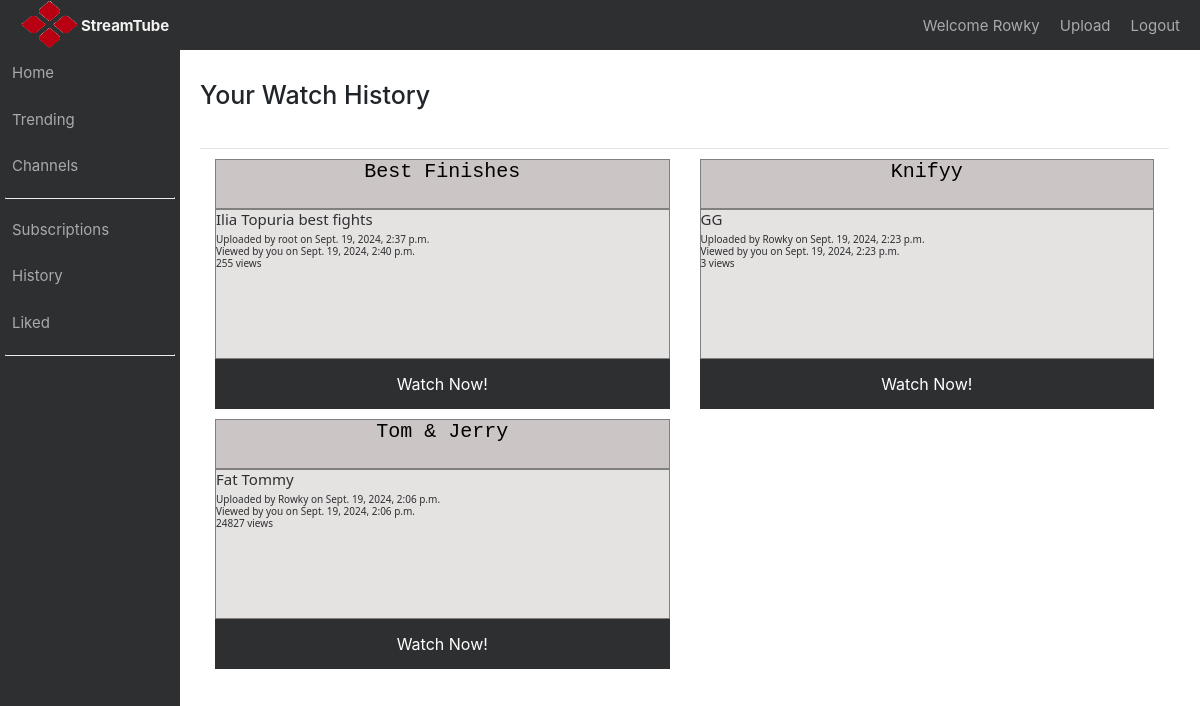
Screenshot of /watch_history/ (signed in) with the database file from the repository.
### youtube/models.py (models this page shows)
class Video_View(models.Model):
    user = models.ForeignKey('auth.User', on_delete=models.CASCADE)
    video = models.ForeignKey(Video, on_delete=models.CASCADE)
    datetime = models.DateTimeField(default=timezone.now)

class Video(models.Model):
    title = models.CharField(max_length=30)
    description = models.TextField(max_length=300)
    path = models.CharField(max_length=60)
    datetime = models.DateTimeField(blank=False, null=False) #todo: auto_now=True
    user = models.ForeignKey('auth.User', on_delete=models.CASCADE)
    number_of_views = models.IntegerField(blank=True, default=0)

### youtube/views.py (the view)
# urls.py: path('watch_history/', views.watch_history, name = 'watch_history'),
def watch_history(request):
    context = {}
    if request.user.is_authenticated:
        views = Video_View.objects.filter(user = request.user).order_by('-datetime')
        context['views'] = views
    try:
        channel = Channel.objects.filter(user__username = request.user).get().channel_name != ""
        print(channel)
        context['channel'] = channel
    except Channel.DoesNotExist:
        channel = False
    return render(request, "watch_history.html", context)

### youtube/templates/watch_history.html (shortened to what this page needs)
{% extends "parent.html" %}
{% block body %}
	<div class="video_area">
		<div class="ad_area">
            <h1>Your Watch History</h1>
            <br>
            <hr>
            {% if user.is_authenticated %}
                {% for view in views %}
                    <div class = "video_advertisement col-md-6">
                        <div class="video_title">
                            <h2 align="center" style="font-family: Courier New">{{ view.video.title }}</h2>
                        </div>
                        <div class="video_description">
                            <h4 align="left">{{ view.video.description }}</h5>
                            <h6 align="left, bottom" style="position: relative; float:bottom; margin-bottom:0px">Uploaded by {{ view.video.user }} on {{ view.video.datetime }}</h6>
                            <h6 align="left, bottom" style="position: relative; float:bottom; margin-bottom:0px">Viewed by you on {{ view.datetime }}</h6>
                            <h6 align = "left">{{ view.video.number_of_views }} views</h6>
                        </div>
                        <div class="watch_now">
                            <a href="/video/{{ view.video.id }}/{{ 1 }}/"><button class="button button5">Watch Now!</button></a>
                        </div>
                    </div>
                {% endfor %}
            {% else %}
                <h2>Sign in to view your watch history</h2>
            {% endif %}
        </div>
    </div>
{% endblock %}

### youtube/templates/parent.html (shortened to what this page needs)
<!doctype html>
<html>
    <head>
        {% load static %}
        <link rel='stylesheet' href="{% static 'css/homepage.css' %}">
        <link rel="stylesheet" href="//maxcdn.bootstrapcdn.com/bootstrap/3.2.0/css/bootstrap.min.css">
        <link rel="stylesheet" href="//maxcdn.bootstrapcdn.com/bootstrap/3.2.0/css/bootstrap-theme.min.css">
        <link rel="stylesheet" href="https://maxcdn.bootstrapcdn.com/bootstrap/3.3.7/css/bootstrap.min.css">
        <link rel="stylesheet" href="https://stackpath.bootstrapcdn.com/bootstrap/4.1.3/css/bootstrap.min.css">
    </head>
    <body style='background-color:"#414040"'>
            <div class="navbar_top">
                <div class="navbar_top_left">
                    <ul class="Ytlogo">
                        <li><a href="/"><img src="/static/images/logo.png" width='60px' height='50px' alt="image is here!!"></a></li>
                    </ul>
                    <ul class="Ythead">
                        <li><a href="/"><b>StreamTube</b></a></li>
                    </ul>
                </div>
                <div class="navbar_top_right">
                    {% if user.is_authenticated %}
                    <ul class="top_right_content">
                        <li><a href="/logout">Logout</a></li>
                    </ul>
                        {% if channel %}
                        <ul class="top_right_content">
                            <li><a class="{% if request.path == '/new_video' %} active {% endif %}" href="/new_video">Upload</a></li>
                        </ul>
                        <ul class="top_right_content">
                            <li><a href="/{{ user }}/channel">Welcome {{ user }}</a></li>
                        </ul>
                        {% else %}
                        <ul class="top_right_content">
                            <li><a href="/createchannel">Create Channel</a></li>
                        </ul>
                        {% endif %}
                    {% endif %}
                </div>
            </div>
            <div class="navbar_left">
                <div class="vertical-menu">
                    <a href="/">Home</a>
                    <a href="{% url 'trending' %}">Trending</a>
                    <a href="{% url 'channels_list' %}">Channels</a>
                    <hr class="horizontal_line">
                    <a href="{% url 'subscriptions' %}">Subscriptions</a>
                    <a href="{% url 'watch_history' %}">History</a>
                    <a href="{% url 'liked_videos' %}">Liked</a>
                    <hr class="horizontal_line">
                </div>
            </div>
            {% block body %}
            {% endblock %}
    </body>
</html>

### youtube/static/css/homepage.css (style rules this page uses)
* { padding: 0; margin: 0; font-size: 15px; }
.navbar_top { background-color: #2e2f30; padding: 0px; margin: 0px; width: 100%; height:50px; }
.navbar_top_left { position: fixed; background-color: #2e2f30; height: 100%; width: 15%; }
.navbar_top_right { float: right; background-color: #2e2f30; height: 100%; width: 30%; }
.Ytlogo { float: left; list-style: none; padding-left: 20px; }
.Ythead { float: left; list-style: none; padding-left: 1px; padding-top: 15px; }
.Ythead a { color: #f2f2f2; text-decoration: none; }
.navbar_left { float: left; background-color: #2e2f30; padding: 0; margin: 0; width: 15%; position: fixed; height: 100%; overflow: auto; }
.video_area { float: right; background-color: white; padding: 0; margin: 0; width: 85%; }
.horizontal_line { display: block; margin-top: 0.5em; margin-bottom: 0.5em; margin-left: 5px; margin-right: 5px; border-style: inset; border-width: 0.5px; color: white; }
.ad_area { float: top; background-color: white; width: 95%; margin-left: 20px; margin-right: 20px; margin-top: 30px; height: 250px; }
.video_advertisement { height: 100%; width: 35%; margin-left: 0px; margin-top: 0px; margin-bottom: 10px; background-color: white; }
.top_right_content { float: right; list-style: none; margin-right: 20px; margin-top: 15px; }
.top_right_content a { color:#a9aaaf; text-decoration: none; }
.vertical-menu { width: 100%; }
.vertical-menu a { background-color: #2e2f30; color: #a9aaaf; display: block; padding: 12px; text-decoration: none; }
.video_title { float: top; width: 100%; height: 20%; background-color: rgb(204, 197, 197); border: 1px solid gray; color: black; box-shadow: #2e2f30 10px; }
.video_description { float: top; width: 100%; height: 60%; border: 1px solid gray; background-color: rgb(229, 226, 226); color: #2e2f30; font-family: 'Segoe UI', Tahoma, Geneva, Verdana, sans-serif; }
.watch_now { float: top; width: 100%; height: 20%; }
.watch_now a { background-color: red; }
.watch_now a button { color: white; background-color: #2e2f30; border: none; }
.button { background-color: #4CAF50; border: none; color: white; text-align: center; text-decoration: none; display: inline-block; font-size: 16px; width: 100%; height: 100%; -webkit-transition-duration: 0.4s; transition-duration: 0.4s; cursor: pointer; }
.button5 { background-color: #858687; color: black; border: 2px solid #555555; }

### rows the page displays
Video_View: video "Best Finishes", video.description "Ilia Topuria best fights", video.user "root", video.datetime "Sept. 19, 2024, 2:37 p.m.", datetime "Sept. 19, 2024, 2:40 p.m.", video.number_of_views "255"
Video_View: video "Knifyy", video.description "GG", video.user "Rowky", video.datetime "Sept. 19, 2024, 2:23 p.m.", datetime "Sept. 19, 2024, 2:23 p.m.", video.number_of_views "3"
Video_View: video "Tom & Jerry", video.description "Fat Tommy", video.user "Rowky", video.datetime "Sept. 19, 2024, 2:06 p.m.", datetime "Sept. 19, 2024, 2:06 p.m.", video.number_of_views "24827"

### other values shown
{{ user }} "Rowky"
